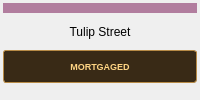
       <widget class="QFrame" name="tile13">
        <property name="tile" stdset="0">
         <bool>true</bool>
        </property>
        <layout class="QVBoxLayout" name="tileLayout13">
         <property name="spacing">
          <number>2</number>
         </property>
         <property name="leftMargin">
          <number>3</number>
         </property>
         <property name="topMargin">
          <number>3</number>
         </property>
         <property name="rightMargin">
          <number>3</number>
         </property>
         <property name="bottomMargin">
          <number>3</number>
         </property>
         <item>
          <widget class="QFrame" name="propertyColor13">
           <property name="minimumSize">
            <size>
             <width>0</width>
             <height>10</height>
            </size>
           </property>
           <property name="maximumSize">
            <size>
             <width>16777215</width>
             <height>10</height>
            </size>
           </property>
           <property name="styleSheet">
            <string>background: #b17d9e; border: none;</string>
           </property>
          </widget>
         </item>
         <item>
          <widget class="QLabel" name="tileName13">
           <property name="styleSheet">
            <string>font-size: 12px;</string>
           </property>
           <property name="text">
            <string>Tulip Street</string>
           </property>
           <property name="alignment">
            <set>Qt::AlignmentFlag::AlignCenter</set>
           </property>
           <property name="wordWrap">
            <bool>true</bool>
           </property>
          </widget>
         </item>
         <item>
          <widget class="QLabel" name="mortgageLabel13">
           <property name="visible">
            <bool>false</bool>
           </property>
           <property name="styleSheet">
            <string notr="true">background-color: #392a16; color: #ffd584; border: 1px solid #b88b46; border-radius: 3px; padding: 2px; font-size: 9px; font-weight: bold;</string>
           </property>
           <property name="text">
            <string>MORTGAGED</string>
           </property>
           <property name="alignment">
            <set>Qt::AlignmentFlag::AlignCenter</set>
           </property>
          </widget>
         </item>
         <item>
          <widget class="QWidget" name="tokenArea13" native="true">
           <property name="minimumSize">
            <size>
             <width>0</width>
             <height>12</height>
            </size>
           </property>
           <property name="maximumSize">
            <size>
             <width>16777215</width>
             <height>12</height>
            </size>
           </property>
          </widget>
         </item>
        </layout>
       </widget>
